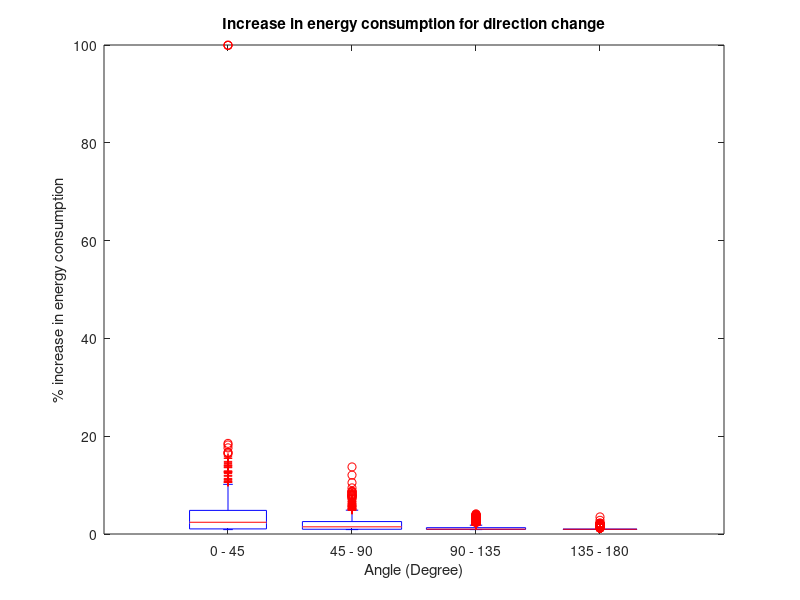
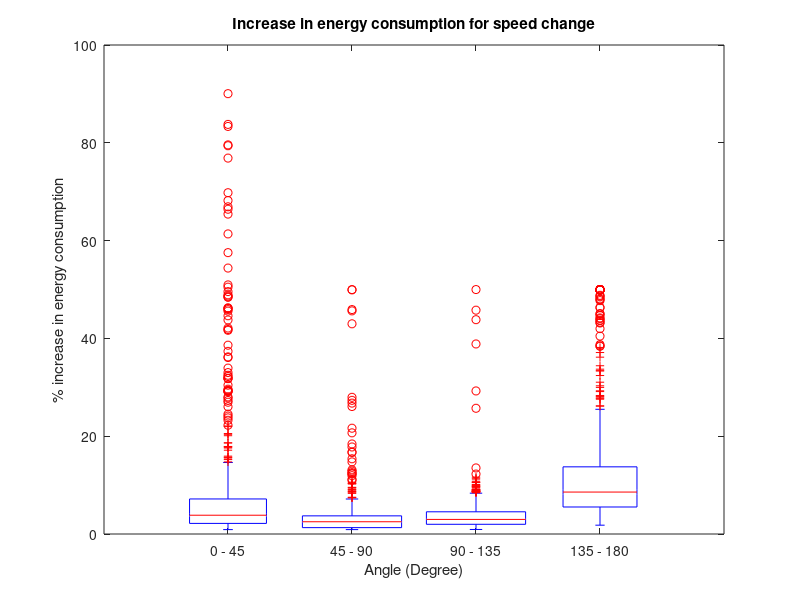
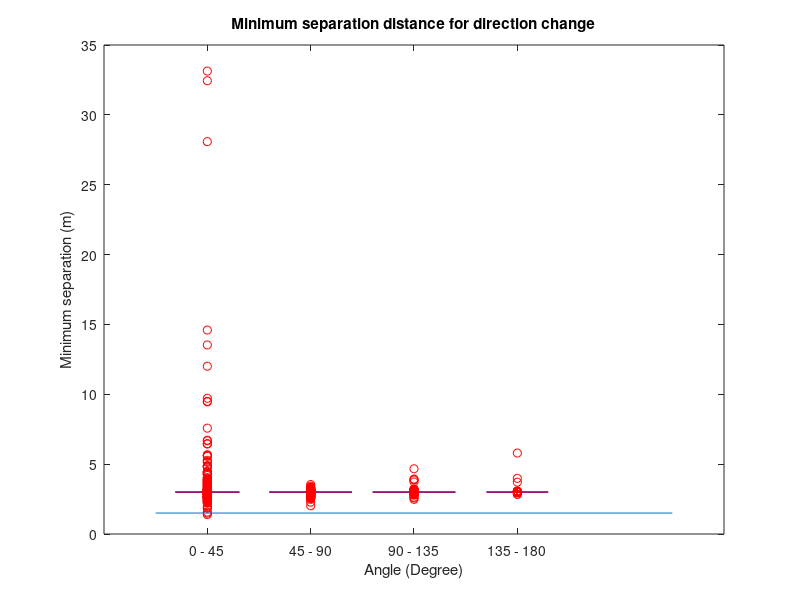
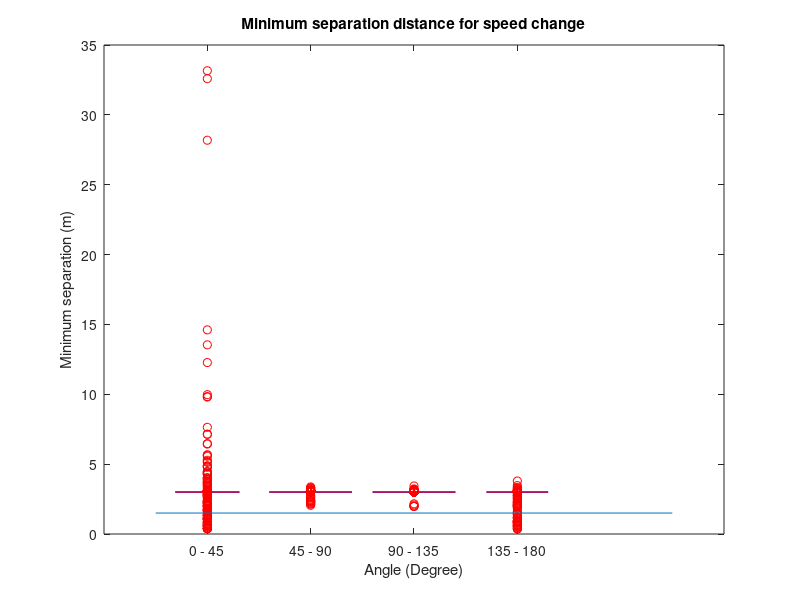

Recreate these plots in MATLAB, in order.
clear all
close all
clc

load('training_boxplot2.mat')
count_dc=[0;0;0;0];
for i =1:length(approach_angle)
    if approach_angle(i,1)<45
        count_dc(1,1)=count_dc(1,1)+1;
        En_dc_45(count_dc(1,1),1)= Inc_En_dc(i,1)*100;
        En_sc_45(count_dc(1,1),1)= Inc_En_sc(i,1)*100;
        Sep_dc_45(count_dc(1,1),1) = sep(i,1);
        Sep_sc_45(count_dc(1,1),1) = sep(i,2);
    elseif approach_angle(i,1)>=45 && approach_angle(i,1)<90
         count_dc(2,1)=count_dc(2,1)+1;
        En_dc_90(count_dc(2,1),1)= Inc_En_dc(i,1)*100;
        En_sc_90(count_dc(2,1),1)= Inc_En_sc(i,1)*100;
        Sep_dc_90(count_dc(2,1),1) = sep(i,1);
        Sep_sc_90(count_dc(2,1),1) = sep(i,2);
    elseif approach_angle(i,1)>=90 && approach_angle(i,1)<135
         count_dc(3,1)=count_dc(3,1)+1;
        En_dc_135(count_dc(3,1),1)=Inc_En_dc(i,1)*100;
        En_sc_135(count_dc(3,1),1)= Inc_En_sc(i,1)*100;
        Sep_dc_135(count_dc(3,1),1) = sep(i,1);
        Sep_sc_135(count_dc(3,1),1) = sep(i,2);
     elseif approach_angle(i,1)>=135 && approach_angle(i,1)<=180 
          count_dc(4,1)=count_dc(4,1)+1;
        En_dc_180(count_dc(4,1),1)= Inc_En_dc(i,1)*100;
        En_sc_180(count_dc(4,1),1)= Inc_En_sc(i,1)*100;
        Sep_dc_180(count_dc(4,1),1) = sep(i,1);
        Sep_sc_180(count_dc(4,1),1) = sep(i,2);
    end
    
end
p_45 = zeros(length(En_dc_45),1);
p_90 = ones(length(En_dc_90),1);
p_135 = ones(length(En_dc_135),1) + 1;
p_180 = ones(length(En_dc_180),1)+2;
boxplot([En_dc_45' En_dc_90' En_dc_135' En_dc_180'],[p_45' p_90' p_135' p_180'],'Labels',{'0 - 45','45 - 90','90 - 135','135 - 180'})
title('Increase in energy consumption for direction change')
xlabel('Angle (Degree)')
ylabel('% increase in energy consumption')
figure
boxplot([En_sc_45' En_sc_90' En_sc_135' En_sc_180'],[p_45' p_90' p_135' p_180'],'Labels',{'0 - 45','45 - 90','90 - 135','135 - 180'})
title('Increase in energy consumption for speed change')
xlabel('Angle (Degree)')
ylabel('% increase in energy consumption')
figure
boxplot([Sep_dc_45' Sep_dc_90' Sep_dc_135' Sep_dc_180'],[p_45' p_90' p_135' p_180'],'Labels',{'0 - 45','45 - 90','90 - 135','135 - 180'})
hold on
plot([-0.5 4.5],[1.5 1.5])
title('Minimum separation distance for direction change')
xlabel('Angle (Degree)')
ylabel('Minimum separation (m)')
figure
boxplot([Sep_sc_45' Sep_sc_90' Sep_sc_135' Sep_sc_180'],[p_45' p_90' p_135' p_180'],'Labels',{'0 - 45','45 - 90','90 - 135','135 - 180'})
hold on
plot([-0.5 4.5],[1.5 1.5])
title('Minimum separation distance for speed change')
xlabel('Angle (Degree)')
ylabel('Minimum separation (m)')